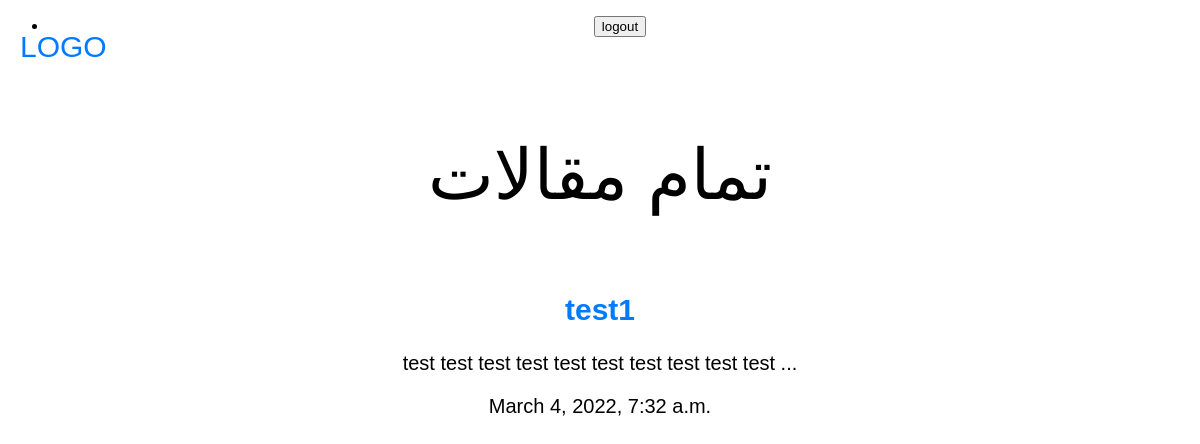
The app's page /articles/ with its own data.
### articles/models.py (models this page shows, shortened)
class Article(models.Model):
    title: str = models.CharField(max_length=256)
    slug = models.SlugField()
    body: str = models.TextField()
    date = models.DateTimeField(auto_now_add=True)
    image = models.ImageField(default='default.png')
    def snippet(self):
        return " ".join(self.body[:80].split()[:10]) + " ..."

### articles/views.py (the view)
# urls.py: path("", views.articles_list, name="list"),
def articles_list(request):
    articles = models.Article.objects.all().order_by("-date")[:20]
    args = {
        "articles": articles
    }
    return render(request, "articles/articles.html", args)

### articles/templates/articles/articles.html (shortened to what this page needs)
{% extends 'base.html' %}
{% block content %}
<h1 class="title">تمام مقالات</h1>
{% for article in articles %}
<div class="articles">
  <h2>
    <a href="{% url 'articles:detail' slug=article.slug %}">{{ article.title }}</a>
  </h2>
  <p>{{ article.snippet }}</p>
  <p>{{ article.date }}</p>
</div>
{% endfor %}
{% endblock %}

### assets/styles.css (style rules this page uses)
body { background-color: white; color: black; text-align: center; justify-content: center; font-family: Arial, Helvetica, sans-serif; }
.title { padding-top: 50px; padding-bottom: 30px; font-weight: normal; font-size: 70px; }
.articles { padding-bottom: 30px; font-size: 20px; }
a { color: #007bff; text-decoration: none; background-color: transparent; -webkit-text-decoration-skip: objects; }

### records on screen
Article: title "test1", snippet "test test test test test test test test test test ...", date "March 4, 2022, 7:32 a.m."
